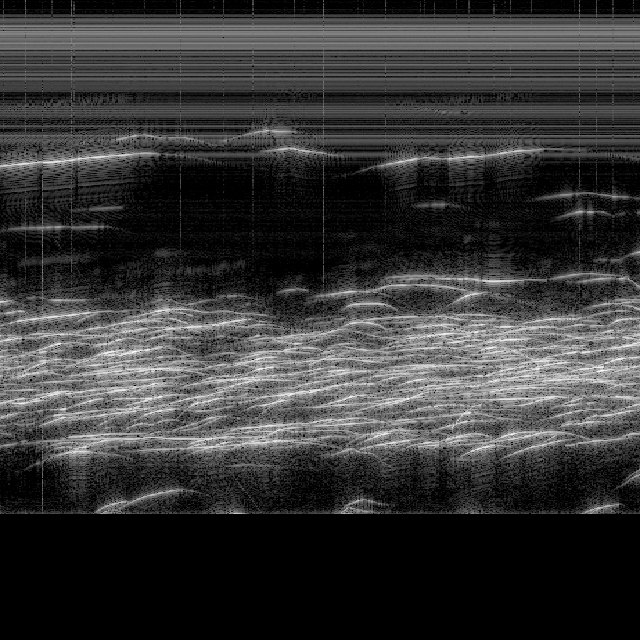
#> input picture D20210316-T024001_70kHz-2.png, 640 x 640 px; its folder holds only this picture in this run
$ python baseline_threshold.py D20210316-T024001_70kHz-2.png
#> lines starting #> are read from the running program, lines starting #| are printed output that depends on the picture; after the words box and inside, x2 and y2 are one past the last pixel; in counts of white or black regions, pixels touching at a corner belong together
#baseline fish counter, keep the bright pixels and count each connected blob as one fish
#pass the image in when running (python baseline_threshold.py <image> --labels <labels.txt>)
#add --xmin 448 to only score the held out pings (same as count_fish.py)
import argparse
import numpy as np
from PIL import Image, ImageDraw
from scipy import ndimage
from common import read_yolo, report

def detect(rgb, surface_rows=0, min_area=12, thresh=150, close=2):
    #labeled fish peak around 150-220 gray and background is mostly under 150
#> called with surface_rows = 0, min_area = 12, thresh = 150, close = 2
    mask = rgb[..., :3].astype(int).mean(axis=2) >= thresh
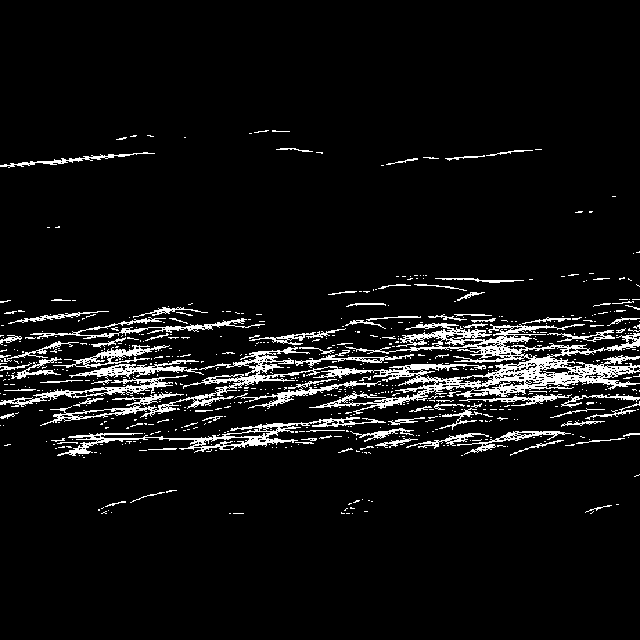
#> mask: shape (640, 640) bool; 6.5% white in thin lines or dots, all inside (x1, y1, x2, y2) = (0, 130, 640, 514)

    #skip the noisy band at the top (off by default)
    mask[:surface_rows] = False

    #close small gaps so a broken up fish trace becomes one blob
    if close:
        mask = ndimage.binary_closing(mask, structure=np.ones((close * 2 + 1, close * 2 + 1)))
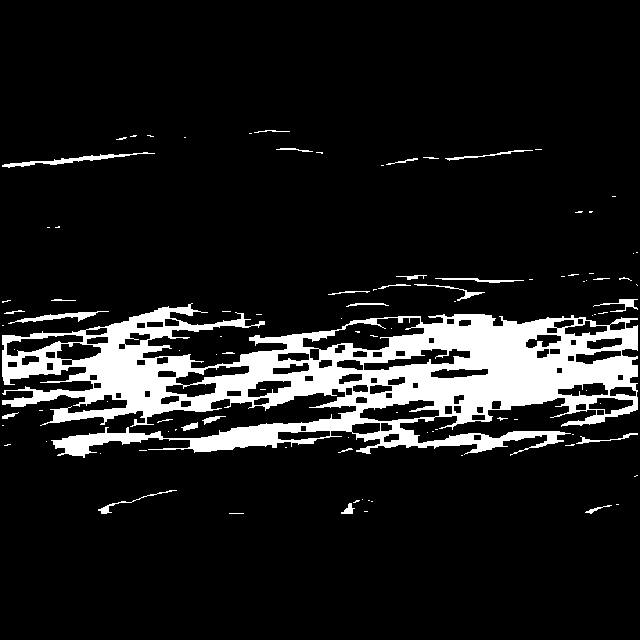
#> mask: shape (640, 640) bool; 11.4% white; 99 white regions (71 under 20 px), largest, box (x1, y1, x2, y2) and area: (2, 303, 638, 458) 43367, (2, 152, 155, 168) 501, (8, 311, 109, 324) 379

    #group touching pixels into blobs and drop tiny ones as noise
    lab, n = ndimage.label(mask, structure=np.ones((3, 3)))
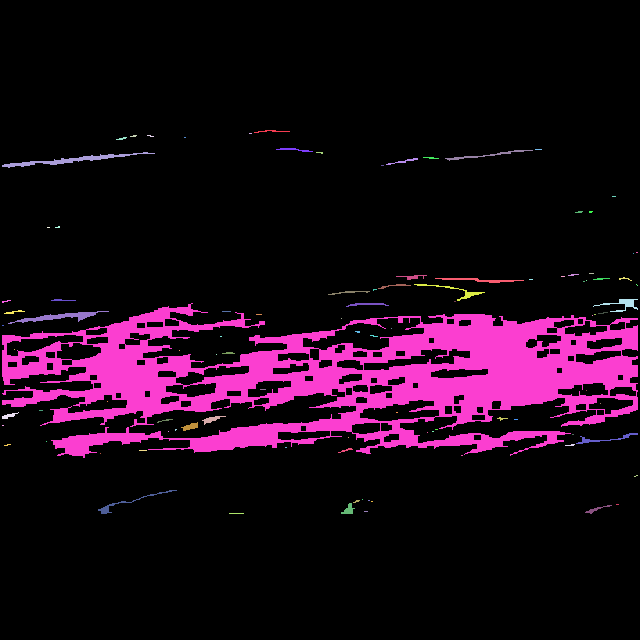
#> lab: shape (640, 640) int32; 100 distinct labels, from 0 to 99; one colour per label, 0 black
#> n = 99
    boxes = []
    for i, sl in enumerate(ndimage.find_objects(lab), 1):
        area = int((lab[sl] == i).sum())
        if area < min_area:
            continue
        y, x = sl
        boxes.append((x.start, y.start, x.stop, y.stop))
#> this loop made 99 passes
#> area on passes 1, 7, 9, 10, 12, 13, 24, 27, 28, 32, 33, 36: 43, 61, 160, 501, 21, 56, 64, 177, 23, 51, 168, 59
#> after the loop, boxes = 36 items, first 6: (254, 130, 290, 133), (116, 137, 127, 140), (276, 148, 313, 152), (445, 150, 533, 161), (2, 152, 155, 168), (423, 157, 439, 159)
    return boxes

if __name__ == "__main__":
    ap = argparse.ArgumentParser()
    ap.add_argument("image"); ap.add_argument("--labels"); ap.add_argument("--out")
    ap.add_argument("--surface-rows", type=int, default=0)
    ap.add_argument("--thresh", type=int, default=150, help="gray level (0-255) counted as a strong echo")
    ap.add_argument("--min-area", type=int, default=12)
    ap.add_argument("--xmin", type=float, default=0)
    a = ap.parse_args()
    im = Image.open(a.image).convert("RGB")

    #only keep blobs and labels right of xmin (the held out pings)
    inside = lambda b: (b[0] + b[2]) / 2 >= a.xmin
    boxes = [b for b in detect(np.asarray(im), a.surface_rows, a.min_area, a.thresh) if inside(b)]
    gt = [b for b in read_yolo(a.labels, *im.size) if inside(b)] if a.labels else []
#> gt = []
    print(f"fish count (threshold baseline): {len(boxes)}")
#| fish count (threshold baseline): 36
    if a.labels:
        report("threshold", boxes, gt)

    #save an overlay, labels in green, blobs in yellow
    if a.out:
        d = ImageDraw.Draw(im)
        for bx in gt:
            d.rectangle(bx, outline=(0, 255, 0))
        for bx in boxes:
            d.rectangle(bx, outline=(255, 255, 0))
        im.save(a.out)

$ run again, on D20230803-T234016_70kHz-2.png
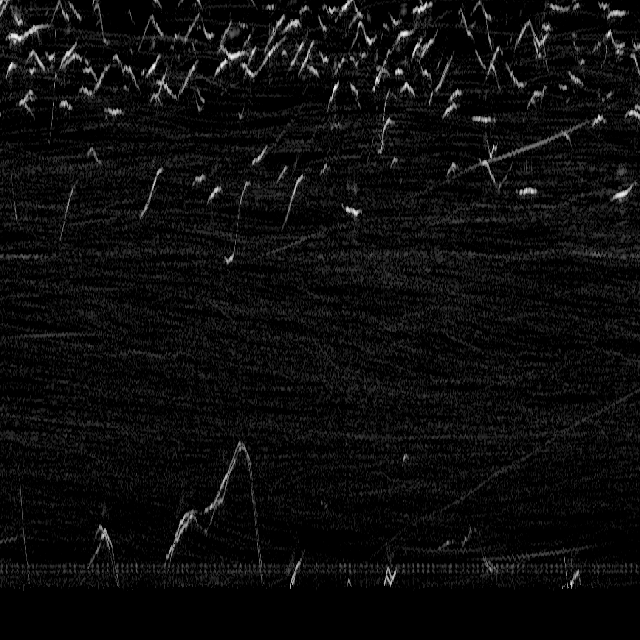
#> input picture D20230803-T234016_70kHz-2.png, 640 x 640 px
#> in detect, `mask = rgb[..., :3].astype(int).mean(axis=2) >= thresh`:
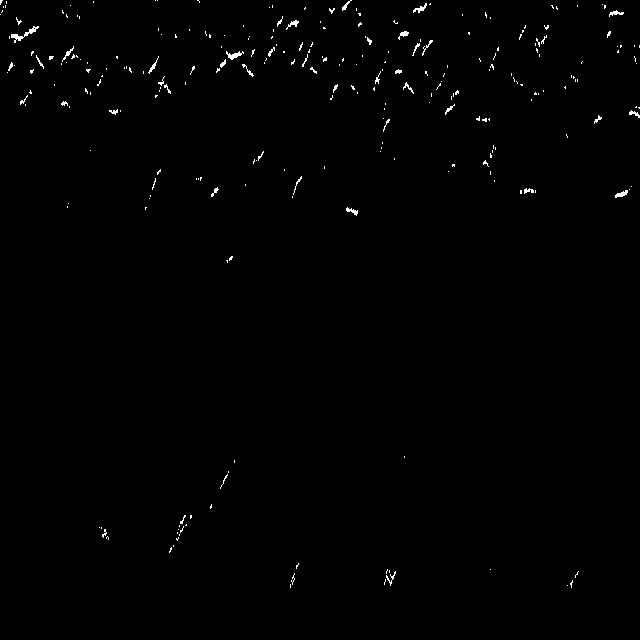
#> mask: shape (640, 640) bool; 0.62% white in thin lines or dots
#> in detect, `mask = ndimage.binary_closing(mask, structure=np.ones((close * 2 + 1, ..`:
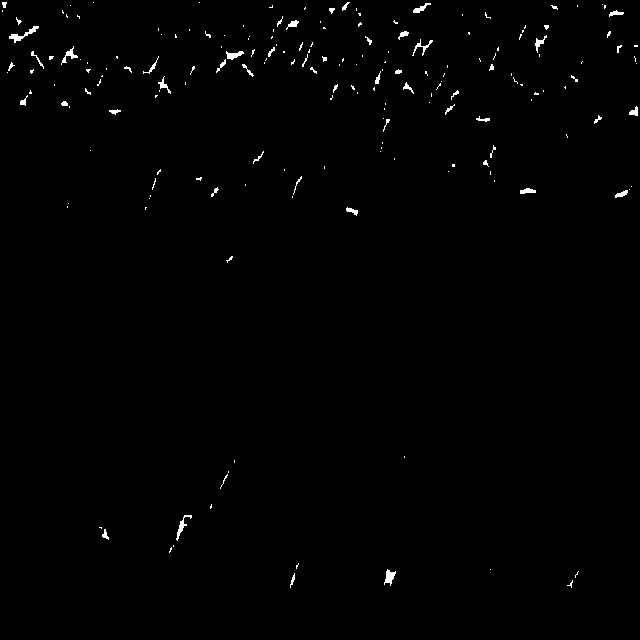
#> mask: shape (640, 640) bool; 0.74% white; 193 white regions (142 under 20 px), largest, box (x1, y1, x2, y2) and area: (9, 26, 39, 43) 139, (384, 569, 396, 586) 107, (176, 515, 192, 541) 103
#> lab: shape (640, 640) int32; 194 distinct labels, from 0 to 193
#> n = 193
#> the loop in detect, `for i, sl in enumerate(ndimage.find_objects(lab), 1):` made 193 passes
#> area on passes 1, 4, 5: 23, 30, 72
#> after the loop in detect, `for i, sl in enumerate(ndimage.find_objects(lab), 1):`: boxes = 71 items, first 6: (2, 2, 7, 8), (342, 2, 350, 11), (413, 3, 431, 13), (551, 5, 558, 10), (329, 8, 335, 14), (609, 10, 624, 17)
#| fish count (threshold baseline): 71

$ run again, on D20230803-T234752_70kHz-2.png
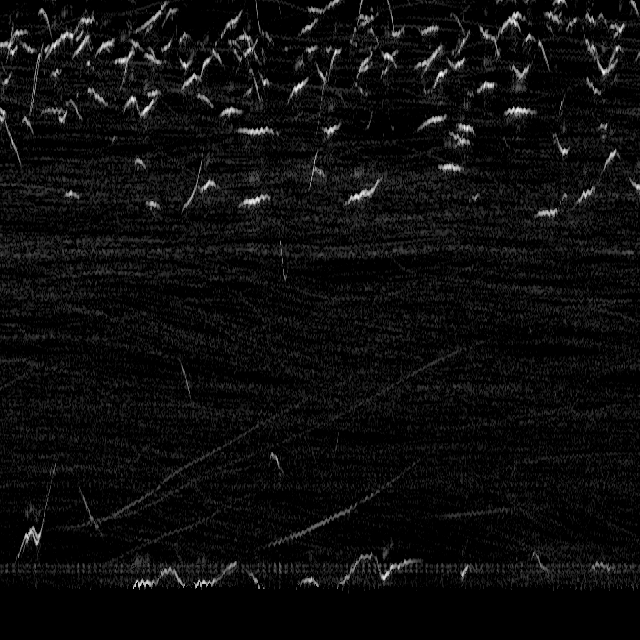
#> input picture D20230803-T234752_70kHz-2.png, 640 x 640 px
#> in detect, `mask = rgb[..., :3].astype(int).mean(axis=2) >= thresh`:
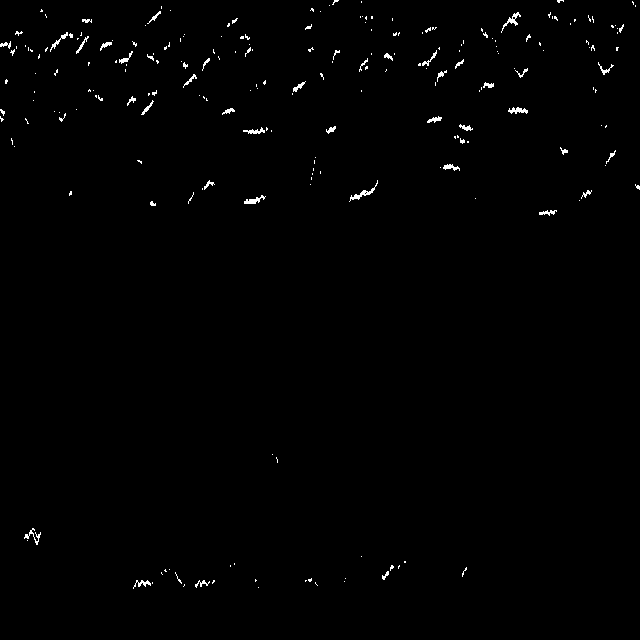
#> mask: shape (640, 640) bool; 0.75% white in thin lines or dots
#> in detect, `mask = ndimage.binary_closing(mask, structure=np.ones((close * 2 + 1, ..`:
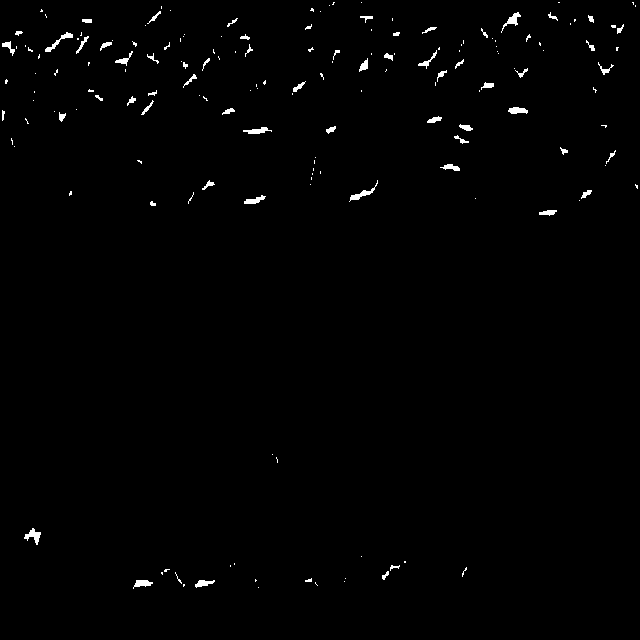
#> mask: shape (640, 640) bool; 0.91% white; 173 white regions (112 under 20 px), largest, box (x1, y1, x2, y2) and area: (349, 180, 378, 202) 129, (24, 528, 41, 545) 128, (45, 32, 73, 52) 126
#> lab: shape (640, 640) int32; 174 distinct labels, from 0 to 173
#> n = 173
#> the loop in detect, `for i, sl in enumerate(ndimage.find_objects(lab), 1):` made 173 passes
#> area on passes 11, 13, 14: 42, 118, 31
#> after the loop in detect, `for i, sl in enumerate(ndimage.find_objects(lab), 1):`: boxes = 75 items, first 6: (147, 11, 161, 24), (501, 12, 521, 33), (548, 12, 558, 21), (588, 15, 594, 23), (360, 16, 373, 23), (227, 18, 238, 27)
#| fish count (threshold baseline): 75

$ run again, on D20210316-T024528_70kHz-2.png
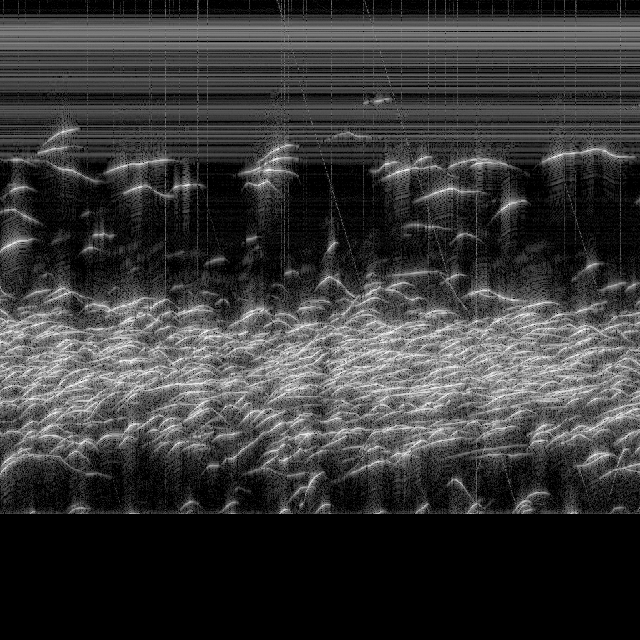
#> input picture D20210316-T024528_70kHz-2.png, 640 x 640 px
#> in detect, `mask = rgb[..., :3].astype(int).mean(axis=2) >= thresh`:
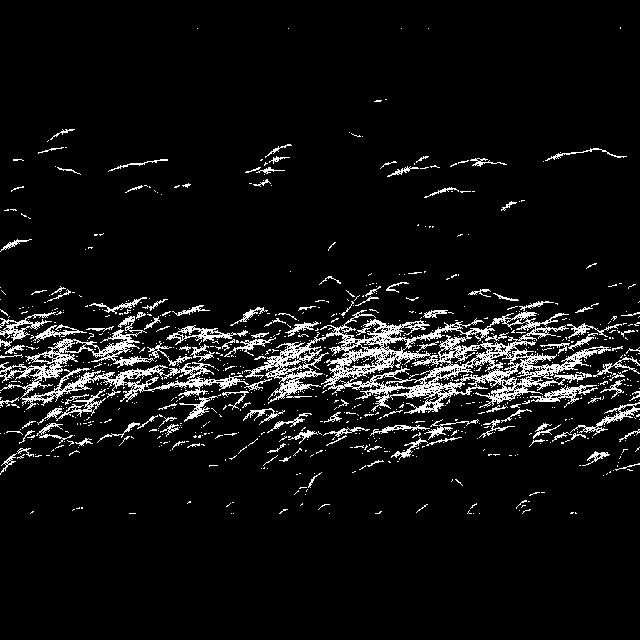
#> mask: shape (640, 640) bool; 6.8% white in thin lines or dots, all inside (x1, y1, x2, y2) = (0, 27, 640, 514)
#> in detect, `lab, n = ndimage.label(mask, structure=np.ones((3, 3)))`:
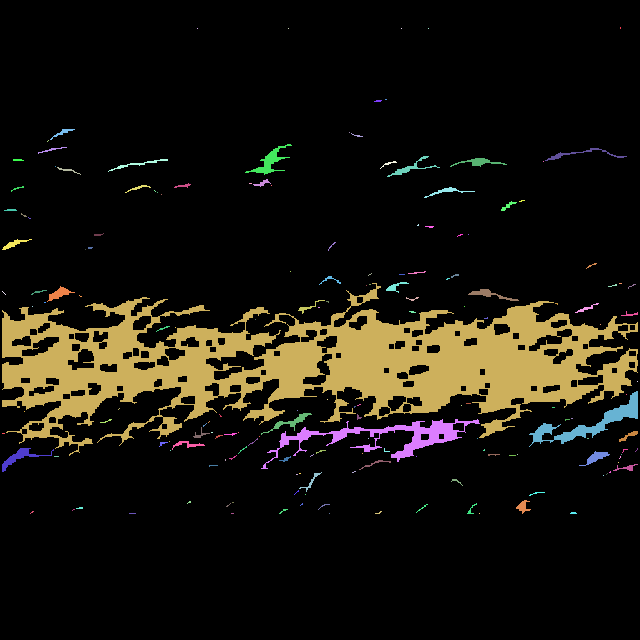
#> lab: shape (640, 640) int32; 173 distinct labels, from 0 to 172; one colour per label, 0 black
#> n = 172
#> the loop in detect, `for i, sl in enumerate(ndimage.find_objects(lab), 1):` made 172 passes
#> area on passes 8, 12, 13: 65, 372, 43
#> after the loop in detect, `for i, sl in enumerate(ndimage.find_objects(lab), 1):`: boxes = 66 items, first 6: (374, 100, 382, 102), (50, 129, 75, 140), (351, 133, 363, 137), (245, 144, 292, 175), (38, 147, 67, 154), (545, 148, 627, 161)
#| fish count (threshold baseline): 66

$ run again, on D20230803-T230717_70kHz-2.png
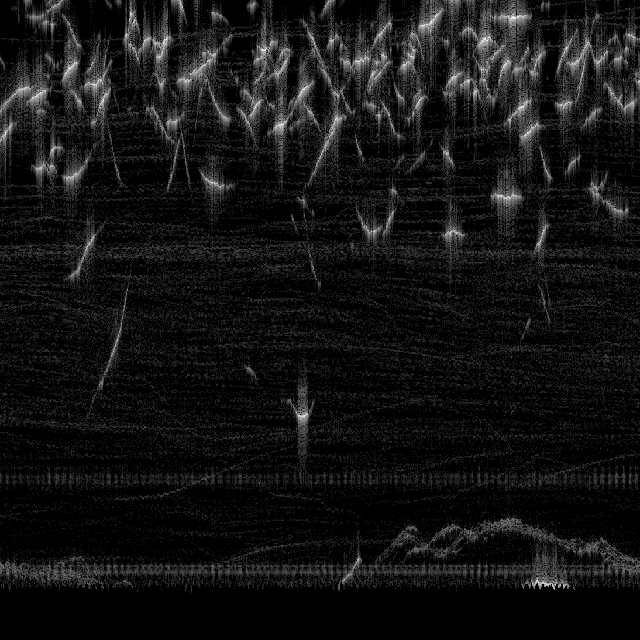
#> input picture D20230803-T230717_70kHz-2.png, 640 x 640 px
#> in detect, `mask = rgb[..., :3].astype(int).mean(axis=2) >= thresh`:
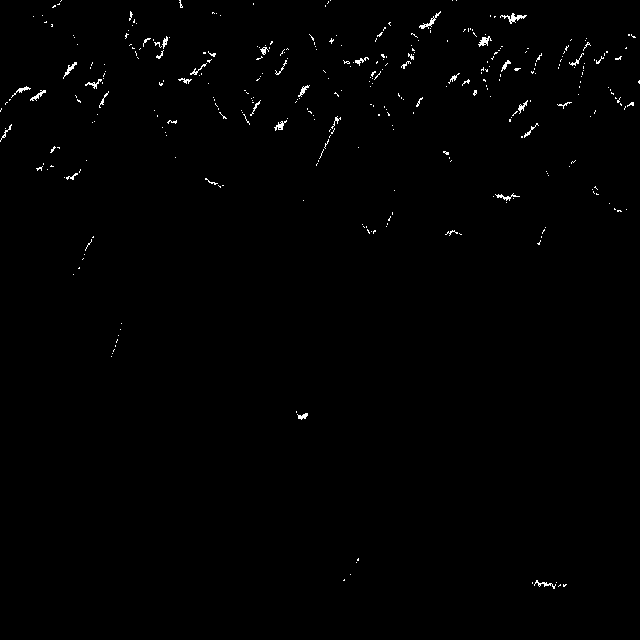
#> mask: shape (640, 640) bool; 0.66% white in thin lines or dots
#> in detect, `mask = ndimage.binary_closing(mask, structure=np.ones((close * 2 + 1, ..`:
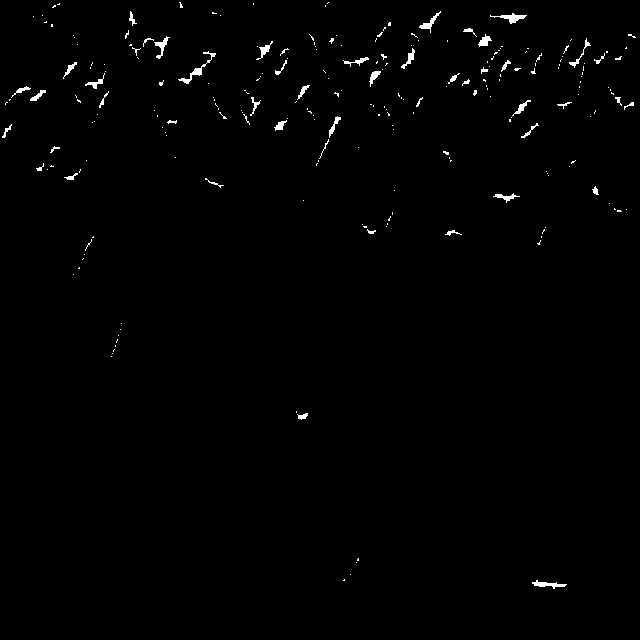
#> mask: shape (640, 640) bool; 0.86% white; 237 white regions (190 under 20 px), largest, box (x1, y1, x2, y2) and area: (178, 51, 216, 84) 180, (490, 13, 527, 24) 148, (532, 580, 567, 589) 133
#> lab: shape (640, 640) int32; 238 distinct labels, from 0 to 237
#> n = 237
#> the loop in detect, `for i, sl in enumerate(ndimage.find_objects(lab), 1):` made 237 passes
#> area on passes 7, 8, 10: 46, 116, 148
#> after the loop in detect, `for i, sl in enumerate(ndimage.find_objects(lab), 1):`: boxes = 66 items, first 6: (179, 2, 183, 8), (129, 11, 137, 26), (419, 11, 441, 33), (490, 13, 527, 24), (463, 28, 477, 37), (125, 30, 129, 39)
#| fish count (threshold baseline): 66
